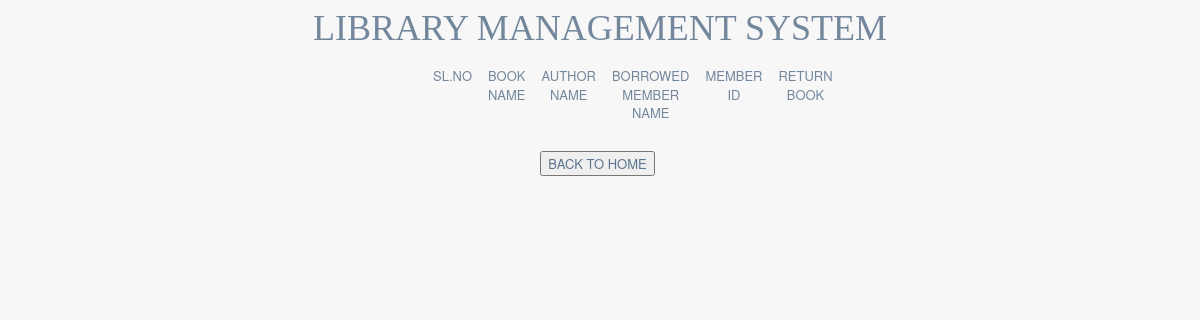
The app's page /showborrowebooks.php, older data.
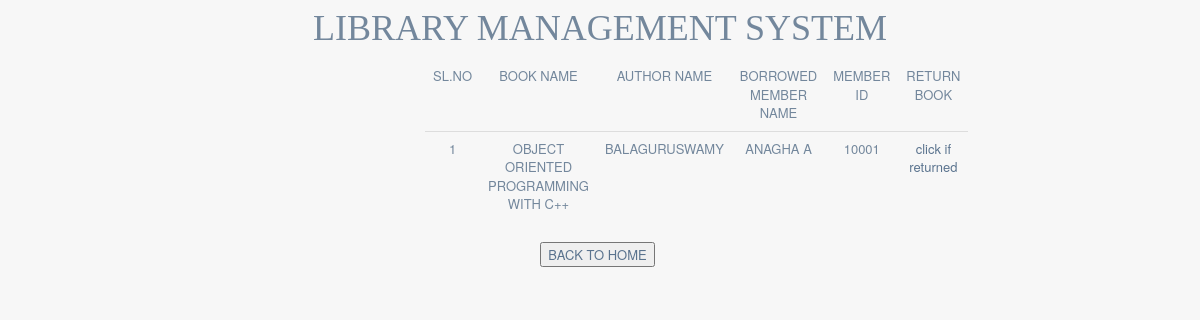
The same page, newer data.
### tables this page shows
CREATE TABLE `Bbooks` (
  `Bid` int(10) NOT NULL,
  `memid` int(10) NOT NULL,
  `bookid` int(10) NOT NULL
);

CREATE TABLE `books` (
  `id` int(11) NOT NULL,
  `bookname` varchar(100) NOT NULL,
  `author` varchar(100) NOT NULL
);

CREATE TABLE `members` (
  `id` int(10) NOT NULL,
  `name` varchar(20) NOT NULL,
  `address` varchar(100) NOT NULL,
  `phoneno` varchar(11) NOT NULL,
  `memberid` int(10) NOT NULL
);

### showborrowebooks.php (the view, shortened to what this page needs)
<!DOCTYPE html>
<html lang="en">
<head>
    <link href="css/bootstrap.min.css" rel="stylesheet">
    <link href="css/animate.min.css" rel="stylesheet">
    <link href="css/custom.min.css" rel="stylesheet">
</head>
<br>
<div class="col-lg-12 text-center ">
    <h1 style="font-family:Lucida Console">LIBRARY MANAGEMENT SYSTEM</h1>
</div>
<body class="login" style="margin-top: -20px;">
    <div class="login_wrapper">
            <table class="table text-center"  >
    <thead class="text-uppercase bg-dark">
      <tr class="text-white">
      <td > Sl.no                </td>
      <td > BOOK NAME            </td>
      <td > AUTHOR NAME          </td>
      <td > BORROWED MEMBER NAME </td>
      <td > MEMBER ID            </td>
      <td > RETURN BOOK          </td>
    </tr>
</thead>
    <tr>
      <?PHP
    include("connection.php");
    $query="SELECT * FROM Bbooks,members,books WHERE Bbooks.bookid=books.id AND Bbooks.memid=members.id ;";
    $result=$db->query($query);
    if(mysqli_num_rows($result)>0)
    {
        $rowno=0;
    while($row = $result->fetch_assoc())
    {
            $rowno++;
    ?>
      <td><?php echo $rowno ?></td>
      <td><?php echo $row['bookname']?></td>
      <td><?php echo $row['author']?></td>
      <td><?php echo $row['name']?></td>
      <td><?php echo $row['memberid']?></td>
      <td ><div align="center "><a href="returnbook.php?id=<?php echo $row['Bid']?>">click if returned</a></div></td>
    </tr>
    <?PHP }}?>
  </table>
    </div>
<center>
<button><a href="admin-home.php">BACK TO HOME</a></button>
</center>
</body>
</html>

Row changes from the older to the newer data that the page shows:
added bbooks: bookid.bookname "OBJECT ORIENTED PROGRAMMING WITH C++", bookid.author "BALAGURUSWAMY", members.name "ANAGHA A", members.memberid "10001"
